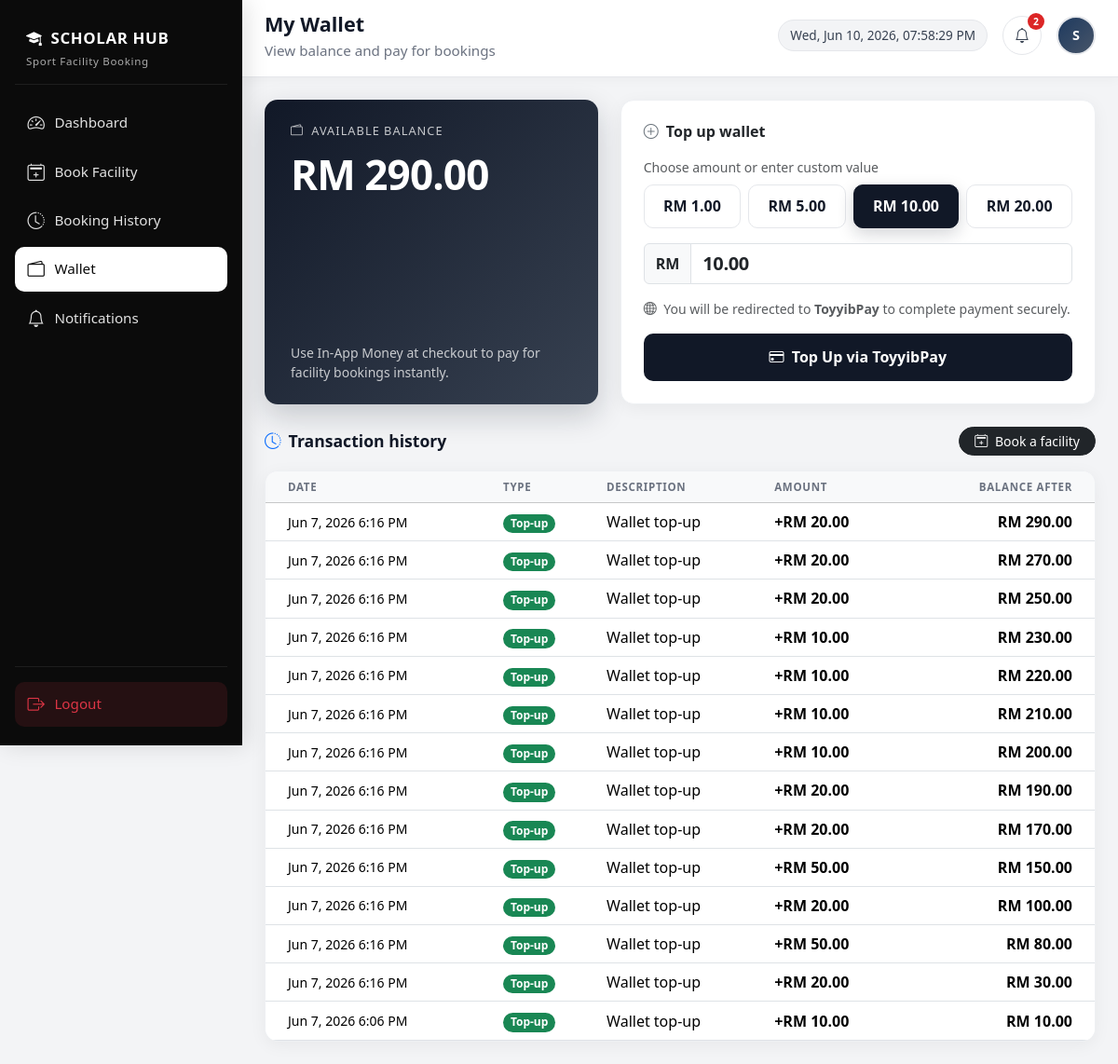
The page /student_wallet.php (signed in) on the database as committed earlier.
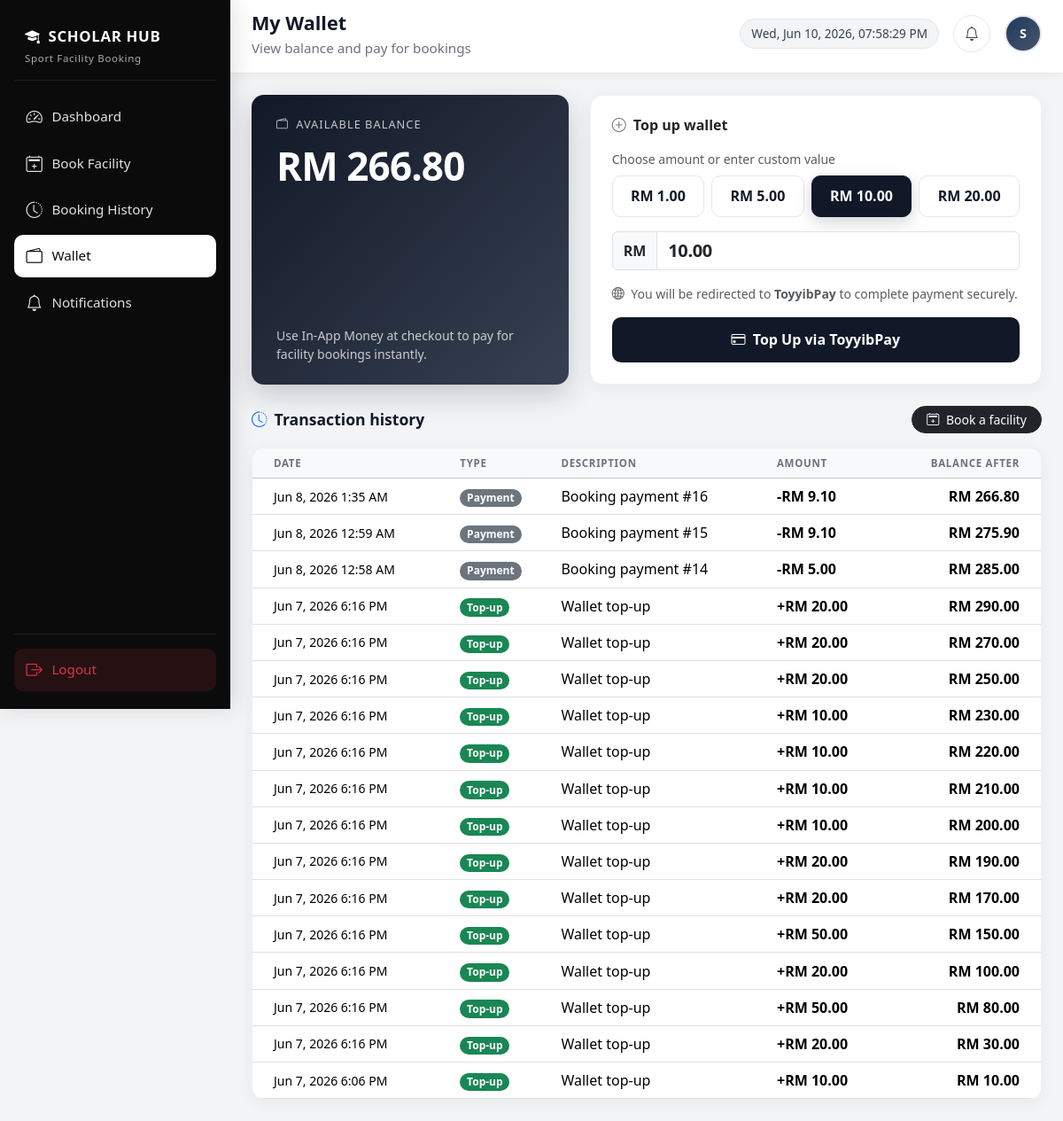
The same page on the database as committed later.
### tables this page shows
CREATE TABLE `users` (
  `id` int(11) NOT NULL,
  `role` varchar(20) DEFAULT 'student',
  `email_verified` tinyint(1) NOT NULL DEFAULT 0,
  `verification_code` varchar(32) DEFAULT NULL,
  `verification_expiry` datetime DEFAULT NULL,
  `full_name` varchar(100) NOT NULL,
  `user_id` varchar(50) NOT NULL,
  `email` varchar(100) NOT NULL,
  `phone` varchar(20) DEFAULT NULL,
  `password` varchar(255) NOT NULL,
  `created_at` timestamp NOT NULL DEFAULT current_timestamp(),
  `wallet_balance` decimal(10,2) NOT NULL DEFAULT 0.00
);

CREATE TABLE `wallet_transactions` (
  `id` int(11) NOT NULL,
  `user_id` int(11) NOT NULL,
  `txn_type` enum('topup','payment') NOT NULL,
  `amount` decimal(10,2) NOT NULL,
  `balance_after` decimal(10,2) NOT NULL,
  `description` varchar(255) NOT NULL,
  `booking_id` int(11) DEFAULT NULL,
  `created_at` timestamp NOT NULL DEFAULT current_timestamp()
);

### includes/notification_helpers.php (called while the page is built, shortened)
<?php
function notifications_ensure_table(mysqli $conn): void
{
    $sql = "CREATE TABLE IF NOT EXISTS notifications (
        id INT AUTO_INCREMENT PRIMARY KEY,
        user_id INT NOT NULL,
        title VARCHAR(255) NOT NULL,
        message TEXT NOT NULL,
        is_read TINYINT(1) NOT NULL DEFAULT 0,
        created_at TIMESTAMP NOT NULL DEFAULT CURRENT_TIMESTAMP,
        INDEX idx_user_created (user_id, created_at),
        FOREIGN KEY (user_id) REFERENCES users(id) ON DELETE CASCADE
    ) ENGINE=InnoDB DEFAULT CHARSET=utf8mb4 COLLATE=utf8mb4_general_ci";
}
function notifications_unread_count(mysqli $conn, int $user_id): int
{
    $stmt = mysqli_prepare(
        $conn,
        "SELECT COUNT(*) AS c FROM notifications WHERE user_id = ? AND is_read = 0"
    );
    mysqli_stmt_bind_param($stmt, 'i', $user_id);
    mysqli_stmt_execute($stmt);
    $res = mysqli_stmt_get_result($stmt);
    $row = mysqli_fetch_assoc($res);
    return (int) ($row['c'] ?? 0);
}

### includes/wallet_helpers.php (called while the page is built, shortened)
<?php
function wallet_ensure_schema(mysqli $conn): void
{
    static $done = false;
    if ($done) {
        return;
    }
    $check = mysqli_query($conn, "SHOW COLUMNS FROM users LIKE 'wallet_balance'");
    $sql = "CREATE TABLE IF NOT EXISTS wallet_transactions (
        id INT AUTO_INCREMENT PRIMARY KEY,
        user_id INT NOT NULL,
        txn_type ENUM('topup','payment') NOT NULL,
        amount DECIMAL(10,2) NOT NULL,
        balance_after DECIMAL(10,2) NOT NULL,
        description VARCHAR(255) NOT NULL,
        booking_id INT DEFAULT NULL,
        created_at TIMESTAMP NOT NULL DEFAULT CURRENT_TIMESTAMP,
        INDEX idx_wallet_user (user_id, created_at),
        FOREIGN KEY (user_id) REFERENCES users(id) ON DELETE CASCADE
    ) ENGINE=InnoDB DEFAULT CHARSET=utf8mb4 COLLATE=utf8mb4_general_ci";
    $topupsSql = "CREATE TABLE IF NOT EXISTS wallet_topups (
        id INT AUTO_INCREMENT PRIMARY KEY,
        user_id INT NOT NULL,
        amount DECIMAL(10,2) NOT NULL,
        payment_status ENUM('pending','paid','failed') NOT NULL DEFAULT 'pending',
        bill_code VARCHAR(100) DEFAULT NULL,
        transaction_id VARCHAR(100) DEFAULT NULL,
        paid_at DATETIME DEFAULT NULL,
        created_at TIMESTAMP NOT NULL DEFAULT CURRENT_TIMESTAMP,
        INDEX idx_wallet_topups_user (user_id, created_at),
        INDEX idx_wallet_topups_bill (bill_code),
        FOREIGN KEY (user_id) REFERENCES users(id) ON DELETE CASCADE
    ) ENGINE=InnoDB DEFAULT CHARSET=utf8mb4 COLLATE=utf8mb4_general_ci";
    $done = true;
}
function wallet_get_balance(mysqli $conn, int $user_id): float
{
    wallet_ensure_schema($conn);
    $stmt = mysqli_prepare($conn, 'SELECT wallet_balance FROM users WHERE id = ? LIMIT 1');
    mysqli_stmt_bind_param($stmt, 'i', $user_id);
    mysqli_stmt_execute($stmt);
    $res = mysqli_stmt_get_result($stmt);
    $row = $res ? mysqli_fetch_assoc($res) : null;
    return $row ? (float) $row['wallet_balance'] : 0.0;
}
function wallet_fetch_transactions(mysqli $conn, int $user_id, int $limit = 30): array
{
    $items = [];
    $stmt = mysqli_prepare(
        $conn,
        'SELECT id, txn_type, amount, balance_after, description, booking_id, created_at
         FROM wallet_transactions
         WHERE user_id = ?
         ORDER BY created_at DESC
         LIMIT ?'
    );
    mysqli_stmt_bind_param($stmt, 'ii', $user_id, $limit);
    mysqli_stmt_execute($stmt);
    $res = mysqli_stmt_get_result($stmt);
    while ($row = mysqli_fetch_assoc($res)) {
        $items[] = $row;
    }
    return $items;
}
function wallet_format_rm(float $amount): string
{
    return 'RM ' . number_format($amount, 2);
}
function wallet_topup_preset_amounts(): array
{
    return [1.0, 5.0, 10.0, 20.0];
}
function wallet_topup_is_available(): bool
{
    require_once dirname(__DIR__) . '/config/toyyibpay.php';
    return toyyibpay_is_configured();
}
function wallet_txn_type_label(string $type): string
{
    return match ($type) {
        'topup' => 'Top-up',
        'refund' => 'Refund',
        default => 'Payment',
    };
}
function wallet_format_datetime(string $datetime): string
{
    $ts = strtotime($datetime);
    return date('M j, Y g:i A', $ts);
}

### includes/env_loader.php (called while the page is built, shortened)
<?php
function scholarhub_load_env_file(?string $path = null): void
{
    if ($path === null) {
        $path = dirname(__DIR__) . DIRECTORY_SEPARATOR . '.env';
    }
    if (!is_readable($path)) {
        return;
    }
}

### config/toyyibpay.php (called while the page is built, shortened)
<?php
require_once dirname(__DIR__) . '/includes/env_loader.php';
$localConfig = __DIR__ . '/toyyibpay_local.php';
function toyyibpay_app_base_url(): string
{
    $host = isset($_SERVER['HTTP_HOST']) ? (string) $_SERVER['HTTP_HOST'] : 'localhost';
    $scheme = (!empty($_SERVER['HTTPS']) && $_SERVER['HTTPS'] !== 'off') ? 'https' : 'http';
    $projectDir = realpath(dirname(__DIR__)) ?: dirname(__DIR__);
    $docRoot = realpath($_SERVER['DOCUMENT_ROOT'] ?? '') ?: '';
    if ($docRoot !== '' && str_starts_with(str_replace('\\', '/', $projectDir), str_replace('\\', '/', $docRoot))) {
        $webPath = substr(str_replace('\\', '/', $projectDir), strlen(str_replace('\\', '/', $docRoot)));
        $webPath = '/' . trim($webPath, '/');
    } else {
        $webPath = '/project_Group13';
    }
    return rtrim($scheme . '://' . $host . $webPath, '/');
}
function toyyibpay_config(): array
{
    $secret = '';
    if ($secret === '') {
        $secret = trim((string) (getenv('TOYYIBPAY_SECRET_KEY') ?: ''));
    }
    $sandbox = TOYYIBPAY_USE_SANDBOX_DEFAULT;
    if (defined('TOYYIBPAY_USE_SANDBOX')) {
        $sandbox = (bool) TOYYIBPAY_USE_SANDBOX;
    } elseif (getenv('TOYYIBPAY_SANDBOX') !== false) {
        $sandbox = filter_var(getenv('TOYYIBPAY_SANDBOX'), FILTER_VALIDATE_BOOLEAN);
    }
    $apiHost = $sandbox ? 'https://dev.toyyibpay.com' : 'https://toyyibpay.com';
    $appBase = toyyibpay_app_base_url();
    return [
        'secret_key'    => $secret,
        'category_code' => TOYYIBPAY_CATEGORY_CODE,
        'api_base'      => $apiHost . '/index.php/api',
        'payment_base'  => $apiHost,
        'return_url'    => $appBase . '/payment_return.php',
        'callback_url'  => $appBase . '/payment_callback.php',
        'sandbox'       => $sandbox,
    ];
}
function toyyibpay_is_configured(): bool
{
    $c = toyyibpay_config();
    return $c['secret_key'] !== '' && $c['category_code'] !== '';
}

### student_wallet.php (the view, shortened to what the changed rows need)
<?php
require __DIR__ . '/db.php';
require_once __DIR__ . '/includes/wallet_helpers.php';
$user_id = (int) $_SESSION['user_id'];
$balance = wallet_get_balance($conn, $user_id);
$transactions = wallet_fetch_transactions($conn, $user_id, 50);
$topup_available = wallet_topup_is_available();
$topup_presets = wallet_topup_preset_amounts();
?>
<!DOCTYPE html>
<html lang="en">
<head>
    <link href="https://cdn.jsdelivr.net/npm/bootstrap@5.3.3/dist/css/bootstrap.min.css" rel="stylesheet">
    <link href="https://cdn.jsdelivr.net/npm/bootstrap-icons@1.11.3/font/bootstrap-icons.css" rel="stylesheet">
</head>
<body>
<div class="main-wrap" id="mainWrap">
    <header class="top-header">
        <div class="d-flex align-items-center justify-content-between flex-wrap gap-2">
            <div class="d-flex align-items-center gap-3 flex-wrap">
                <?php include __DIR__ . '/includes/student_notification_bell.php'; ?>
            </div>
        </div>
    </header>
    <main class="content-area">
        <div class="row g-4 mb-4">
            <div class="col-lg-5">
                <div class="wallet-balance-card h-100 d-flex flex-column justify-content-between">
                    <div>
                        <div class="label mb-1"><i class="bi bi-wallet2 me-1"></i> Available balance</div>
                        <div class="amount"><?php echo htmlspecialchars(wallet_format_rm($balance), ENT_QUOTES, 'UTF-8'); ?></div>
                    </div>
                </div>
            </div>
            <div class="col-lg-7">
                <div class="card-soft p-4 h-100">
                    <h2 class="h6 fw-bold mb-3"><i class="bi bi-plus-circle text-secondary me-1"></i> Top up wallet</h2>
                    <?php if ($topup_available): ?>
                    <form method="post" action="wallet_topup_process.php" id="topupForm">
                        <div class="d-flex flex-wrap gap-2 mb-3">
                            <?php foreach ($topup_presets as $preset): ?>
                            <button type="button"
                                    class="topup-preset flex-fill"
                                    data-amount="<?php echo htmlspecialchars(number_format($preset, 2, '.', ''), ENT_QUOTES, 'UTF-8'); ?>">
                                <?php echo htmlspecialchars(wallet_format_rm($preset), ENT_QUOTES, 'UTF-8'); ?>
                            </button>
                            <?php endforeach; ?>
                        </div>
                    </form>
                    <?php endif; ?>
                </div>
            </div>
        </div>
        <div class="d-flex flex-wrap justify-content-between align-items-center gap-2 mb-3">
            <h2 class="section-title mb-0"><i class="bi bi-clock-history text-primary"></i> Transaction history</h2>
        </div>
        <div class="table-wrap">
            <div class="table-responsive">
                <table class="table table-modern table-hover align-middle mb-0">
                    <thead class="table-light">
                        <tr>
                            <th class="ps-4">Date</th>
                            <th>Type</th>
                            <th>Description</th>
                            <th>Amount</th>
                            <th class="pe-4 text-end">Balance after</th>
                        </tr>
                    </thead>
                    <tbody>
                        <?php if (empty($transactions)): ?>
                        <tr>
                            <td colspan="5" class="text-center py-4 text-muted">No transactions yet. Top up to get started.</td>
                        </tr>
                        <?php else: ?>
                            <?php foreach ($transactions as $t): ?>
                            <?php
                            $isTopup = ($t['txn_type'] ?? '') === 'topup';
                            $isRefund = ($t['txn_type'] ?? '') === 'refund';
                            $amtClass = ($isTopup || $isRefund) ? 'txn-credit' : 'txn-debit';
                            $amtPrefix = ($isTopup || $isRefund) ? '+' : '-';
                            ?>
                            <tr>
                                <td class="ps-4 text-nowrap small"><?php echo htmlspecialchars(wallet_format_datetime((string) $t['created_at']), ENT_QUOTES, 'UTF-8'); ?></td>
                                <td>
                                    <span class="badge rounded-pill <?php echo $isTopup ? 'text-bg-success' : ($isRefund ? 'text-bg-info' : 'text-bg-secondary'); ?>">
                                        <?php echo htmlspecialchars(wallet_txn_type_label((string) $t['txn_type']), ENT_QUOTES, 'UTF-8'); ?>
                                    </span>
                                </td>
                                <td><?php echo htmlspecialchars((string) $t['description'], ENT_QUOTES, 'UTF-8'); ?></td>
                                <td class="<?php echo $amtClass; ?>">
                                    <?php echo $amtPrefix . wallet_format_rm((float) $t['amount']); ?>
                                </td>
                                <td class="pe-4 text-end fw-semibold"><?php echo htmlspecialchars(wallet_format_rm((float) $t['balance_after']), ENT_QUOTES, 'UTF-8'); ?></td>
                            </tr>
                            <?php endforeach; ?>
                        <?php endif; ?>
                    </tbody>
                </table>
            </div>
        </div>
    </main>
</div>
</body>
</html>

### includes/student_notification_bell.php (shortened to what the changed rows need)
<?php
require_once __DIR__ . '/notification_helpers.php';
$notif_user_id = (int) $_SESSION['user_id'];
$student_notif_unread = notifications_unread_count($conn, $notif_user_id);
?>
<div class="notif-bell-wrap dropdown">
    <button
        type="button"
        class="btn-notif-bell"
        id="btnNotifBell"
        data-bs-toggle="dropdown"
        data-bs-auto-close="outside"
        aria-expanded="false"
        aria-label="Notifications"
    >
        <i class="bi bi-bell"></i>
        <?php if ($student_notif_unread > 0): ?>
            <span class="notif-badge" id="notifBadge"><?php echo $student_notif_unread > 99 ? '99+' : (int) $student_notif_unread; ?></span>
        <?php else: ?>
            <span class="notif-badge d-none" id="notifBadge"></span>
        <?php endif; ?>
    </button>
</div>

Rows that differ between the two databases and show on the page:
changed users: wallet_balance "RM 290.00" → "RM 266.80"
added wallet_transactions: created_at "Jun 8, 2026 1:35 AM", txn_type "Payment", description "Booking payment #16", txn_type "-", amount "RM 9.10", balance_after "RM 266.80"
added wallet_transactions: created_at "Jun 8, 2026 12:59 AM", txn_type "Payment", description "Booking payment #15", txn_type "-", amount "RM 9.10", balance_after "RM 275.90"
added wallet_transactions: created_at "Jun 8, 2026 12:58 AM", txn_type "Payment", description "Booking payment #14", txn_type "-", amount "RM 5.00", balance_after "RM 285.00"
Other text that changed with them:
$student_notif_unread: "2" → (not shown)
